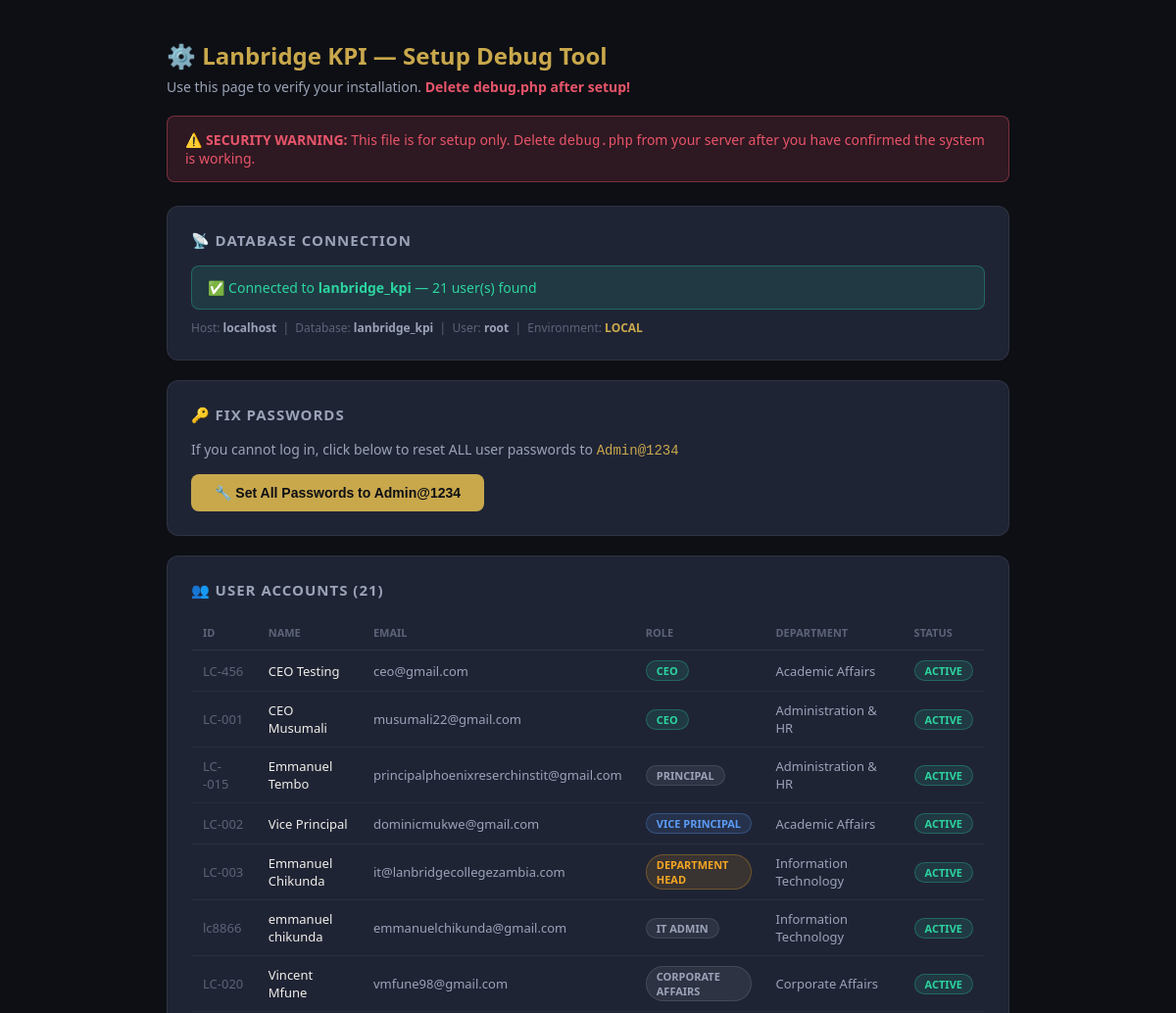
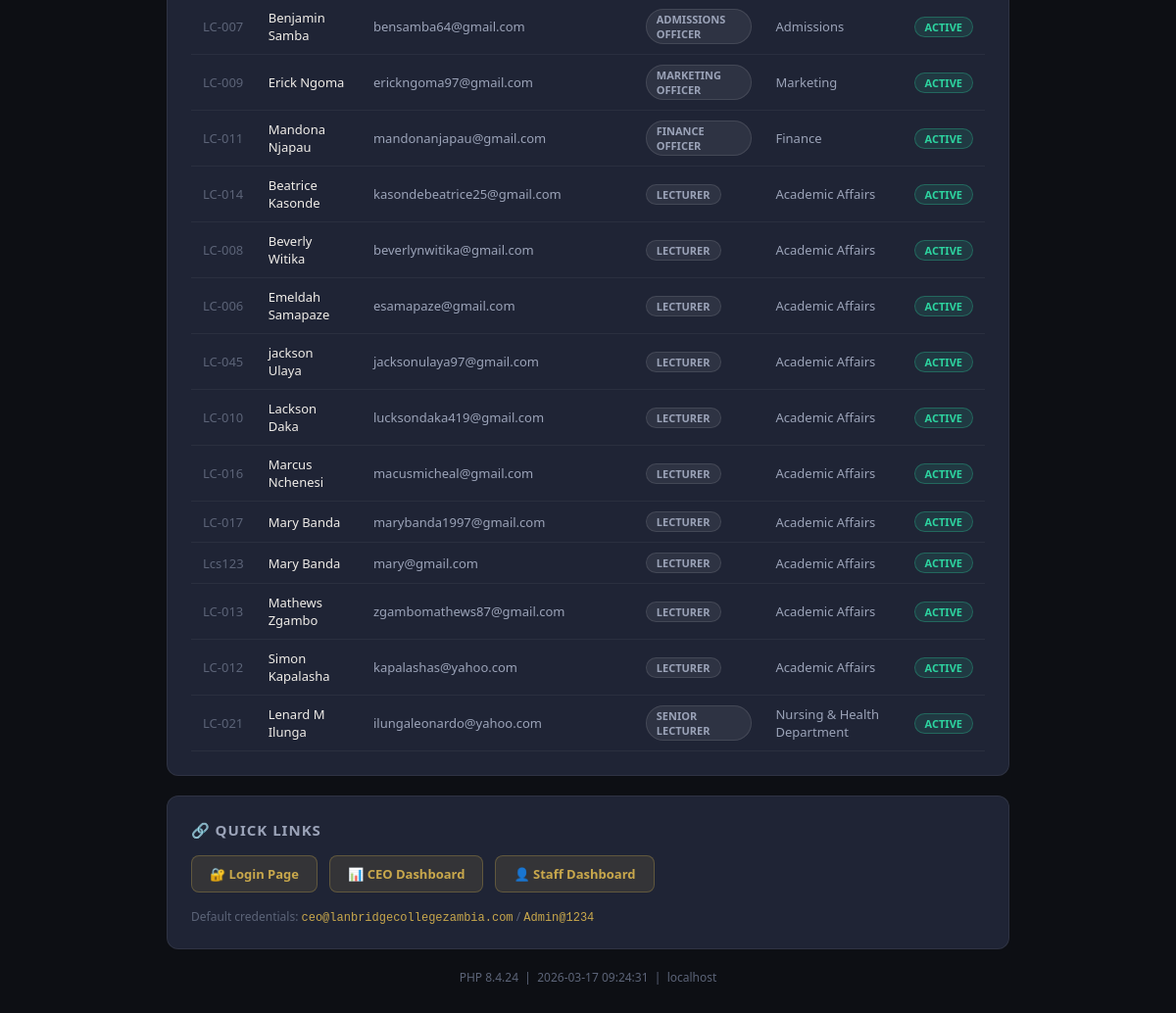
The app's page /debug.php with its own data (2 pictures, top to bottom).
### tables this page shows
CREATE TABLE `users` (
  `id` int(11) NOT NULL,
  `employee_id` varchar(30) NOT NULL,
  `first_name` varchar(80) NOT NULL,
  `last_name` varchar(80) NOT NULL,
  `email` varchar(180) NOT NULL,
  `password_hash` varchar(255) NOT NULL,
  `role_id` int(11) NOT NULL,
  `department_id` int(11) DEFAULT NULL,
  `supervisor_id` int(11) DEFAULT NULL,
  `phone` varchar(30) DEFAULT NULL,
  `position` varchar(100) DEFAULT NULL,
  `join_date` date DEFAULT NULL,
  `profile_photo` varchar(255) DEFAULT NULL,
  `is_active` tinyint(1) DEFAULT 1,
  `last_login` timestamp NULL DEFAULT NULL,
  `password_changed_at` timestamp NULL DEFAULT NULL,
  `password_reset_token` varchar(255) DEFAULT NULL,
  `password_reset_expires` datetime DEFAULT NULL,
  `login_attempts` int(11) DEFAULT 0,
  `last_login_attempt` datetime DEFAULT NULL,
  `locked_until` datetime DEFAULT NULL,
  `force_password_change` tinyint(1) DEFAULT 1,
  `created_at` timestamp NOT NULL DEFAULT current_timestamp(),
  `updated_at` timestamp NOT NULL DEFAULT current_timestamp() ON UPDATE current_timestamp(),
  `dept_code` varchar(20) DEFAULT NULL,
  `avatar` varchar(255) DEFAULT NULL,
  `push_token` varchar(64) DEFAULT NULL
);

CREATE TABLE `roles` (
  `id` int(11) NOT NULL,
  `name` varchar(100) NOT NULL,
  `slug` varchar(50) NOT NULL,
  `level` int(11) NOT NULL COMMENT '1=CEO, 2=VP, 3=DeptHead, 4=Staff',
  `description` text DEFAULT NULL
);

CREATE TABLE `departments` (
  `id` int(11) NOT NULL,
  `name` varchar(150) NOT NULL,
  `code` varchar(20) NOT NULL,
  `description` text DEFAULT NULL,
  `created_at` timestamp NOT NULL DEFAULT current_timestamp(),
  `head_name` varchar(150) DEFAULT NULL,
  `head_email` varchar(150) DEFAULT NULL,
  `phone` varchar(30) DEFAULT NULL,
  `location` varchar(200) DEFAULT NULL,
  `budget` decimal(15,2) DEFAULT NULL,
  `is_active` tinyint(1) NOT NULL DEFAULT 1
);

### includes/auth.php (called while the page is built, shortened)
<?php
function sanitize(string $input): string {
    return htmlspecialchars(trim($input), ENT_QUOTES, 'UTF-8');
}

### debug.php (the view, shortened to what this page needs)
<?php
require_once __DIR__ . '/includes/auth.php';
$dbStatus = '';
try {
    $db = getDB();
    $row = $db->query("SELECT COUNT(*) AS cnt FROM users")->fetch();
    $dbStatus = "✅ Connected to <strong>" . DB_NAME . "</strong> — {$row['cnt']} user(s) found";
} catch (Exception $e) {
    $dbStatus = "❌ Connection failed: " . $e->getMessage();
}
$users = [];
try {
    $db    = getDB();
    $users = $db->query(
        "SELECT u.employee_id, u.first_name, u.last_name, u.email, u.is_active,
                r.name AS role_name, d.name AS dept_name
         FROM users u
         JOIN roles r ON u.role_id = r.id
         LEFT JOIN departments d ON u.department_id = d.id
         ORDER BY r.level, u.first_name"
    )->fetchAll();
} catch (Exception $e) {}
?>
<!DOCTYPE html>
<html lang="en">
<head>
</head>
<body>
<div class="container">
  <h1>⚙️ Lanbridge KPI — Setup Debug Tool</h1>
  <p style="color:#9ba3b8;margin-bottom:20px;font-size:14px;">Use this page to verify your installation. <strong style="color:#e8556a;">Delete debug.php after setup!</strong></p>
  <div class="warning">
    ⚠️ <strong>SECURITY WARNING:</strong> This file is for setup only. Delete <code>debug.php</code> from your server after you have confirmed the system is working.
  </div>
  <div class="card">
    <h2>📡 Database Connection</h2>
    <div class="status <?= str_contains($dbStatus, '✅') ? 'success' : 'danger' ?>">
      <?= $dbStatus ?>
    </div>
    <p style="color:#5c6478;font-size:12px;margin-top:10px;">
      Host: <strong style="color:#9ba3b8;"><?= DB_HOST ?></strong> &nbsp;|&nbsp;
      Database: <strong style="color:#9ba3b8;"><?= DB_NAME ?></strong> &nbsp;|&nbsp;
      User: <strong style="color:#9ba3b8;"><?= DB_USER ?></strong> &nbsp;|&nbsp;
      Environment: <strong style="color:#c9a84c;"><?= IS_LOCAL ? 'LOCAL' : 'LIVE' ?></strong>
    </p>
  </div>
  <div class="card">
    <h2>🔑 Fix Passwords</h2>
    <p style="color:#9ba3b8;font-size:14px;margin-bottom:16px;">
      If you cannot log in, click below to reset ALL user passwords to <code style="color:#c9a84c;">Admin@1234</code>
    </p>
    <form method="POST">
      <button type="submit" name="fix_passwords">🔧 Set All Passwords to Admin@1234</button>
    </form>
  </div>
  <div class="card">
    <h2>👥 User Accounts (<?= count($users) ?>)</h2>
    <table>
      <thead>
        <tr>
          <th>ID</th>
          <th>Name</th>
          <th>Email</th>
          <th>Role</th>
          <th>Department</th>
          <th>Status</th>
        </tr>
      </thead>
      <tbody>
        <?php foreach ($users as $u): ?>
        <tr>
          <td style="color:#5c6478;"><?= sanitize($u['employee_id']) ?></td>
          <td><?= sanitize($u['first_name'] . ' ' . $u['last_name']) ?></td>
          <td style="color:#9ba3b8;"><?= sanitize($u['email']) ?></td>
          <td>
            <span class="badge <?= match($u['role_name']) {
              'CEO' => 'badge-green',
              'Vice Principal' => 'badge-blue',
              'Department Head' => 'badge-orange',
              default => 'badge-muted'
            } ?>"><?= sanitize($u['role_name']) ?></span>
          </td>
          <td style="color:#9ba3b8;"><?= sanitize($u['dept_name'] ?? '—') ?></td>
          <td>
            <span class="badge <?= $u['is_active'] ? 'badge-green' : 'badge-muted' ?>">
              <?= $u['is_active'] ? 'Active' : 'Inactive' ?>
            </span>
          </td>
        </tr>
        <?php endforeach; ?>
      </tbody>
    </table>
  </div>
  <div class="card">
    <h2>🔗 Quick Links</h2>
    <div class="links">
      <a href="<?= SITE_URL ?>/login.php" class="link-btn">🔐 Login Page</a>
      <a href="<?= SITE_URL ?>/portals/ceo_dashboard.php" class="link-btn">📊 CEO Dashboard</a>
      <a href="<?= SITE_URL ?>/portals/staff_dashboard.php" class="link-btn">👤 Staff Dashboard</a>
    </div>
    <p style="color:#5c6478;font-size:12px;margin-top:16px;">
      Default credentials: <code style="color:#c9a84c;">ceo@lanbridgecollegezambia.com</code> / <code style="color:#c9a84c;">Admin@1234</code>
    </p>
  </div>
  <p style="color:#5c6478;font-size:12px;text-align:center;margin-top:20px;">
    PHP <?= PHP_VERSION ?> &nbsp;|&nbsp; <?= date('Y-m-d H:i:s') ?> &nbsp;|&nbsp; <?= IS_LOCAL ? 'localhost' : $_SERVER['SERVER_NAME'] ?>
  </p>
</div>
</body>
</html>

### debug.php (style rules this page uses)
* { box-sizing: border-box; margin: 0; padding: 0; }
body { font-family: 'Segoe UI', sans-serif; background: #0d0f14; color: #f0ede8; padding: 40px 20px; }
.container { max-width: 860px; margin: 0 auto; }
h1 { color: #c9a84c; font-size: 24px; margin-bottom: 6px; }
.warning { background: rgba(232,85,106,0.15); border: 1px solid rgba(232,85,106,0.4); border-radius: 8px; padding: 14px 18px; margin-bottom: 24px; color: #e8556a; font-size: 14px; }
.card { background: #1f2435; border: 1px solid rgba(255,255,255,0.07); border-radius: 12px; padding: 24px; margin-bottom: 20px; }
.card h2 { font-size: 15px; color: #9ba3b8; text-transform: uppercase; letter-spacing: 1px; margin-bottom: 16px; }
.status { font-size: 14px; padding: 12px 16px; border-radius: 8px; background: #141720; }
.success { background: rgba(45,212,160,0.12); border: 1px solid rgba(45,212,160,0.3); color: #2dd4a0; }
table { width: 100%; border-collapse: collapse; font-size: 13px; }
th { text-align: left; padding: 10px 12px; color: #5c6478; text-transform: uppercase; font-size: 11px; border-bottom: 1px solid rgba(255,255,255,0.07); }
td { padding: 10px 12px; border-bottom: 1px solid rgba(255,255,255,0.05); }
.badge { display: inline-block; padding: 2px 10px; border-radius: 20px; font-size: 11px; font-weight: 600; text-transform: uppercase; }
.badge-green { background: rgba(45,212,160,0.12); color: #2dd4a0; border: 1px solid rgba(45,212,160,0.3); }
.badge-blue { background: rgba(91,156,246,0.12); color: #5b9cf6; border: 1px solid rgba(91,156,246,0.3); }
.badge-orange { background: rgba(245,166,35,0.12); color: #f5a623; border: 1px solid rgba(245,166,35,0.3); }
.badge-muted { background: rgba(255,255,255,0.07); color: #9ba3b8; border: 1px solid rgba(255,255,255,0.1); }
button { background: #c9a84c; color: #0d0f14; border: none; padding: 11px 24px; border-radius: 8px; font-weight: 700; font-size: 14px; cursor: pointer; }
.links { display: flex; gap: 12px; flex-wrap: wrap; margin-top: 16px; }
.link-btn { display: inline-block; padding: 9px 18px; border-radius: 8px; font-size: 13px; font-weight: 600; text-decoration: none; background: rgba(201,168,76,0.12); color: #c9a84c; border: 1px solid rgba(201,168,76,0.3); }

### records on screen
users: employee "LC-456", first_name+last_name "CEO Testing", email "ceo@gmail.com", role.name "CEO", department.name "Academic Affairs", is_active "ACTIVE"
users: employee "LC-001", first_name+last_name "CEO Musumali", email "musumali22@gmail.com", role.name "CEO", department.name "Administration & HR", is_active "ACTIVE"
users: employee "LC--015", first_name+last_name "Emmanuel Tembo", email "principalphoenixreserchinstit@gmail.com", role.name "PRINCIPAL", department.name "Administration & HR", is_active "ACTIVE"
users: employee "LC-002", first_name+last_name "Vice Principal", email "dominicmukwe@gmail.com", role.name "VICE PRINCIPAL", department.name "Academic Affairs", is_active "ACTIVE"
users: employee "LC-003", first_name+last_name "Emmanuel Chikunda", email "it@lanbridgecollegezambia.com", role.name "DEPARTMENT HEAD", department.name "Information Technology", is_active "ACTIVE"
users: employee "lc8866", first_name+last_name "emmanuel chikunda", email "emmanuelchikunda@gmail.com", role.name "IT ADMIN", department.name "Information Technology", is_active "ACTIVE"
users: employee "LC-020", first_name+last_name "Vincent Mfune", email "vmfune98@gmail.com", role.name "CORPORATE AFFAIRS", department.name "Corporate Affairs", is_active "ACTIVE"
users: employee "LC-007", first_name+last_name "Benjamin Samba", email "bensamba64@gmail.com", role.name "ADMISSIONS OFFICER", department.name "Admissions", is_active "ACTIVE"
users: employee "LC-009", first_name+last_name "Erick Ngoma", email "erickngoma97@gmail.com", role.name "MARKETING OFFICER", department.name "Marketing", is_active "ACTIVE"
users: employee "LC-011", first_name+last_name "Mandona Njapau", email "mandonanjapau@gmail.com", role.name "FINANCE OFFICER", department.name "Finance", is_active "ACTIVE"
users: employee "LC-014", first_name+last_name "Beatrice Kasonde", email "kasondebeatrice25@gmail.com", role.name "LECTURER", department.name "Academic Affairs", is_active "ACTIVE"
users: employee "LC-008", first_name+last_name "Beverly Witika", email "beverlynwitika@gmail.com", role.name "LECTURER", department.name "Academic Affairs", is_active "ACTIVE"
users: employee "LC-006", first_name+last_name "Emeldah Samapaze", email "esamapaze@gmail.com", role.name "LECTURER", department.name "Academic Affairs", is_active "ACTIVE"
users: employee "LC-045", first_name+last_name "jackson Ulaya", email "jacksonulaya97@gmail.com", role.name "LECTURER", department.name "Academic Affairs", is_active "ACTIVE"
users: employee "LC-010", first_name+last_name "Lackson Daka", email "lucksondaka419@gmail.com", role.name "LECTURER", department.name "Academic Affairs", is_active "ACTIVE"
users: employee "LC-016", first_name+last_name "Marcus Nchenesi", email "macusmicheal@gmail.com", role.name "LECTURER", department.name "Academic Affairs", is_active "ACTIVE"
users: employee "LC-017", first_name+last_name "Mary Banda", email "marybanda1997@gmail.com", role.name "LECTURER", department.name "Academic Affairs", is_active "ACTIVE"
users: employee "Lcs123", first_name+last_name "Mary Banda", email "mary@gmail.com", role.name "LECTURER", department.name "Academic Affairs", is_active "ACTIVE"
users: employee "LC-013", first_name+last_name "Mathews Zgambo", email "zgambomathews87@gmail.com", role.name "LECTURER", department.name "Academic Affairs", is_active "ACTIVE"
users: employee "LC-012", first_name+last_name "Simon Kapalasha", email "kapalashas@yahoo.com", role.name "LECTURER", department.name "Academic Affairs", is_active "ACTIVE"
users: employee "LC-021", first_name+last_name "Lenard M Ilunga", email "ilungaleonardo@yahoo.com", role.name "SENIOR LECTURER", department.name "Nursing & Health Department", is_active "ACTIVE"

### other values on screen
DB_NAME "lanbridge_kpi"
$row['cnt'] "21"
DB_HOST "localhost"
DB_USER "root"
count($users) "21"
PHP_VERSION "8.4.24"
